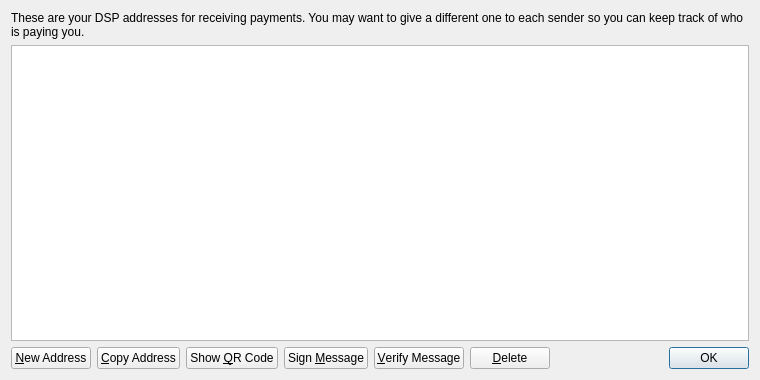
<?xml version="1.0" encoding="UTF-8"?>
<ui version="4.0">
 <class>AddressBookPage</class>
 <widget class="QWidget" name="AddressBookPage">
  <property name="geometry">
   <rect>
    <x>0</x>
    <y>0</y>
    <width>760</width>
    <height>380</height>
   </rect>
  </property>
  <property name="windowTitle">
   <string>Address Book</string>
  </property>
  <property name="styleSheet">
   <string notr="true">background-image: url(:/images/2s);</string>
  </property>
  <layout class="QVBoxLayout" name="verticalLayout">
   <item>
    <widget class="QLabel" name="labelExplanation">
     <property name="text">
      <string>These are your DSP addresses for receiving payments. You may want to give a different one to each sender so you can keep track of who is paying you.</string>
     </property>
     <property name="textFormat">
      <enum>Qt::PlainText</enum>
     </property>
     <property name="wordWrap">
      <bool>true</bool>
     </property>
    </widget>
   </item>
   <item>
    <widget class="QTableView" name="tableView">
     <property name="contextMenuPolicy">
      <enum>Qt::CustomContextMenu</enum>
     </property>
     <property name="toolTip">
      <string>Double-click to edit address or label</string>
     </property>
     <property name="tabKeyNavigation">
      <bool>false</bool>
     </property>
     <property name="alternatingRowColors">
      <bool>true</bool>
     </property>
     <property name="selectionMode">
      <enum>QAbstractItemView::SingleSelection</enum>
     </property>
     <property name="selectionBehavior">
      <enum>QAbstractItemView::SelectRows</enum>
     </property>
     <property name="sortingEnabled">
      <bool>true</bool>
     </property>
     <attribute name="verticalHeaderVisible">
      <bool>false</bool>
     </attribute>
    </widget>
   </item>
   <item>
    <layout class="QHBoxLayout" name="horizontalLayout">
     <item>
      <widget class="QPushButton" name="newAddressButton">
       <property name="toolTip">
        <string>Create a new address</string>
       </property>
       <property name="text">
        <string>&amp;New Address</string>
       </property>
       <property name="icon">
        <iconset resource="../bitcoin.qrc">
         <normaloff>:/icons/add</normaloff>:/icons/add</iconset>
       </property>
      </widget>
     </item>
     <item>
      <widget class="QPushButton" name="copyToClipboard">
       <property name="toolTip">
        <string>Copy the currently selected address to the system clipboard</string>
       </property>
       <property name="text">
        <string>&amp;Copy Address</string>
       </property>
       <property name="icon">
        <iconset resource="../bitcoin.qrc">
         <normaloff>:/icons/editcopy</normaloff>:/icons/editcopy</iconset>
       </property>
      </widget>
     </item>
     <item>
      <widget class="QPushButton" name="showQRCode">
       <property name="text">
        <string>Show &amp;QR Code</string>
       </property>
       <property name="icon">
        <iconset resource="../bitcoin.qrc">
         <normaloff>:/icons/qrcode</normaloff>:/icons/qrcode</iconset>
       </property>
      </widget>
     </item>
     <item>
      <widget class="QPushButton" name="signMessage">
       <property name="toolTip">
        <string>Sign a message to prove you own a DSP address</string>
       </property>
       <property name="text">
        <string>Sign &amp;Message</string>
       </property>
       <property name="icon">
        <iconset resource="../bitcoin.qrc">
         <normaloff>:/icons/edit</normaloff>:/icons/edit</iconset>
       </property>
      </widget>
     </item>
     <item>
      <widget class="QPushButton" name="verifyMessage">
       <property name="toolTip">
        <string>Verify a message to ensure it was signed with a specified DSP address</string>
       </property>
       <property name="text">
        <string>&amp;Verify Message</string>
       </property>
       <property name="icon">
        <iconset resource="../bitcoin.qrc">
         <normaloff>:/icons/transaction_0</normaloff>:/icons/transaction_0</iconset>
       </property>
      </widget>
     </item>
     <item>
      <widget class="QPushButton" name="deleteButton">
       <property name="toolTip">
        <string>Delete the currently selected address from the list</string>
       </property>
       <property name="text">
        <string>&amp;Delete</string>
       </property>
       <property name="icon">
        <iconset resource="../bitcoin.qrc">
         <normaloff>:/icons/remove</normaloff>:/icons/remove</iconset>
       </property>
      </widget>
     </item>
     <item>
      <spacer name="horizontalSpacer">
       <property name="orientation">
        <enum>Qt::Horizontal</enum>
       </property>
       <property name="sizeHint" stdset="0">
        <size>
         <width>40</width>
         <height>20</height>
        </size>
       </property>
      </spacer>
     </item>
     <item>
      <widget class="QDialogButtonBox" name="buttonBox">
       <property name="sizePolicy">
        <sizepolicy hsizetype="Maximum" vsizetype="Fixed">
         <horstretch>0</horstretch>
         <verstretch>0</verstretch>
        </sizepolicy>
       </property>
       <property name="standardButtons">
        <set>QDialogButtonBox::Ok</set>
       </property>
      </widget>
     </item>
    </layout>
   </item>
  </layout>
 </widget>
 <resources>
  <include location="../bitcoin.qrc"/>
 </resources>
 <connections/>
</ui>
